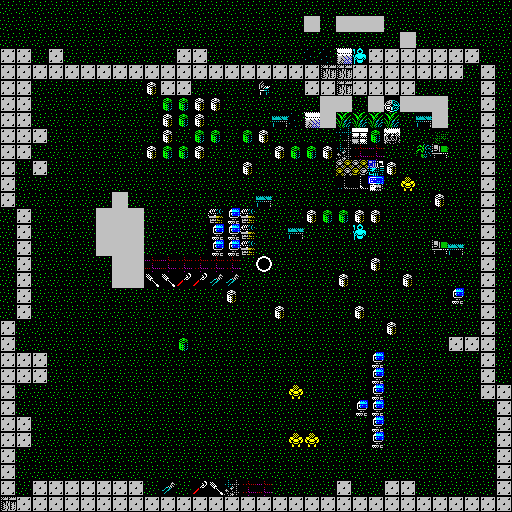

This is a level from a 2D game, rendered from its Tiled map with the project's own tilesets. A one-line summary and the complete map file follow:
An orthogonal 32x32 tile map with 16x16 px tiles, 1 tile layer (Слой тайлов 1).

<map version="1.0" tiledversion="v1.0.3-399-ge7b903e" orientation="orthogonal" renderorder="right-down" width="32" height="32" tilewidth="16" tileheight="16" infinite="0" nextobjectid="1">
 <tileset firstgid="1" source="tiles_many.tsx" />
 <layer name="Слой тайлов 1" width="32" height="32">
  <data encoding="csv">
18,18,18,18,18,18,18,18,18,18,18,18,18,18,18,18,18,18,18,18,18,18,18,18,18,18,18,18,18,18,18,18,
18,18,18,18,18,18,18,18,18,18,18,18,18,18,18,18,18,18,18,34,18,34,34,34,18,18,18,18,18,18,18,18,
18,18,18,18,18,18,18,18,18,18,18,18,18,18,18,18,18,18,18,18,18,18,18,18,18,34,18,18,18,18,18,18,
2,2,18,2,18,18,18,18,18,18,18,2,2,18,18,18,18,18,18,175,175,176,46,2,2,2,2,2,2,2,18,18,
2,2,2,2,2,2,2,2,2,2,2,2,2,2,2,2,2,2,2,2,108,108,2,2,2,2,2,2,2,18,2,18,
2,2,18,18,18,18,18,18,18,30,2,2,18,18,18,18,52,18,18,2,2,108,2,2,2,2,18,18,18,18,2,18,
2,2,18,18,18,18,18,18,18,18,8,8,30,30,18,18,18,18,18,18,17,17,18,17,191,17,17,34,18,18,2,18,
2,2,18,18,18,18,18,18,18,18,30,8,30,18,18,18,18,36,175,176,192,65,65,65,65,18,36,50,18,18,2,18,
2,2,2,18,18,18,18,18,18,18,30,18,8,8,18,8,30,18,18,18,18,6,7,8,14,18,18,66,18,18,2,18,
2,2,18,18,18,18,18,18,18,30,8,8,30,18,18,18,18,30,8,8,30,22,23,24,18,18,25,20,18,18,2,18,
2,18,2,18,18,18,18,18,18,18,18,18,18,18,18,30,18,18,18,18,18,38,39,40,30,18,18,18,18,18,2,18,
2,18,18,18,18,18,18,18,18,18,18,18,18,18,18,18,18,18,18,18,18,54,55,56,18,165,18,18,18,18,2,18,
2,18,18,18,18,18,18,27,18,18,18,18,18,18,18,18,36,18,18,18,18,18,18,18,18,18,18,30,18,18,2,18,
18,2,18,18,18,18,27,27,27,18,18,18,18,57,5,57,18,18,18,30,8,8,30,30,18,18,18,18,18,18,2,18,
18,2,18,18,18,18,27,27,27,18,18,18,18,5,5,57,18,18,36,18,18,18,46,18,18,18,18,18,18,18,2,18,
18,2,18,18,18,18,27,27,27,18,18,18,18,5,5,57,18,18,18,18,18,18,18,18,18,18,18,20,36,18,2,18,
18,2,18,18,18,18,18,27,27,24,24,23,23,23,23,18,180,18,18,18,18,18,18,30,18,18,18,18,18,18,2,18,
18,2,18,18,18,18,18,27,27,63,63,62,62,61,61,18,18,18,18,18,18,30,18,18,18,30,18,18,18,18,2,18,
18,2,18,18,18,18,18,18,18,18,18,18,18,18,30,18,18,18,18,18,18,18,18,18,18,18,18,18,5,18,2,18,
18,2,18,18,18,18,18,18,18,18,18,18,18,18,18,18,18,30,18,18,18,18,30,18,18,18,18,18,18,18,2,18,
2,18,18,18,18,18,18,18,18,18,18,18,18,18,18,18,18,18,18,18,18,18,18,18,30,18,18,18,18,18,2,18,
2,18,18,18,18,18,18,18,18,18,18,8,18,18,18,18,18,18,18,18,18,18,18,18,18,18,18,18,2,2,2,18,
2,2,2,18,18,18,18,18,18,18,18,18,18,18,18,18,18,18,18,18,18,18,18,5,18,18,18,18,18,18,2,18,
2,2,2,18,18,18,18,18,18,18,18,18,18,18,18,18,18,18,18,18,18,18,18,5,18,18,18,18,18,18,2,18,
2,18,18,18,18,18,18,18,18,18,18,18,18,18,18,18,18,18,165,18,18,18,18,5,18,18,18,18,18,18,2,2,
2,18,18,18,18,18,18,18,18,18,18,18,18,18,18,18,18,18,18,18,18,18,5,5,18,18,18,18,18,18,18,2,
2,2,18,18,18,18,18,18,18,18,18,18,18,18,18,18,18,18,18,18,18,18,18,5,18,18,18,18,18,18,18,2,
2,2,18,18,18,18,18,18,18,18,18,18,18,18,18,18,18,18,165,165,18,18,18,5,18,18,18,18,18,18,18,2,
2,18,18,18,18,18,18,18,18,18,18,18,18,18,18,18,18,18,18,18,18,18,18,18,18,18,18,18,18,18,18,2,
2,18,18,18,18,18,18,18,18,18,18,18,18,18,18,18,18,18,18,18,18,18,18,18,18,18,18,18,18,18,18,2,
2,18,2,2,2,2,2,2,2,18,61,18,62,63,22,23,24,18,18,18,18,2,18,18,2,2,18,18,18,18,18,2,
108,2,2,2,2,2,2,2,2,2,2,2,2,2,2,2,2,2,2,2,2,2,2,2,2,2,2,2,2,2,2,2
</data>
 </layer>
</map>